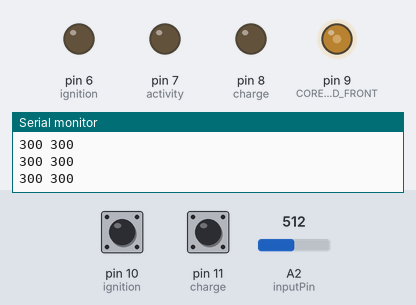
This sketch was run on a simulated Arduino Uno, built with avr-gcc and run on an emulated ATmega328P. On the bench: output pins drawn as LEDs (lit = HIGH), the last lines printed to the serial monitor. Dashed ring = blinking. The inputs (shaded band) are chosen by the test bench; at power-on: pin 10 (ignition) HIGH, pin 11 (charge) HIGH, A2 (inputPin) = 512.

Above: at 3.2 s.
3.3 s: pin 10 (ignition) pulled LOW for 3.2 s
At 6.6 s:
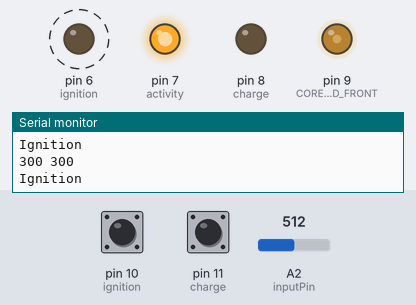
8.8 s: pin 10 (ignition) pulled LOW for 0.15 s
At 11.2 s:
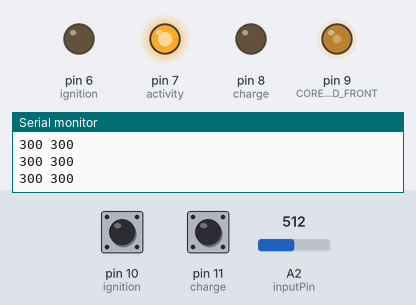
11.8 s: pin 11 (charge) pulled LOW for 0.15 s
14.8 s: pin 10 (ignition) pulled LOW for 1 s
At 17.7 s:
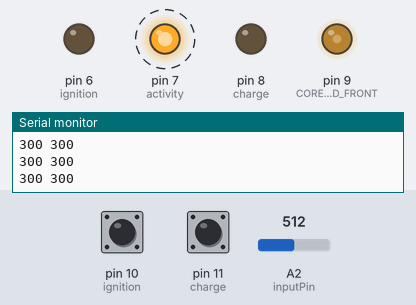
Timing chart, 0 to 18.8 s (numbered marks = the images above; inputs shaded):
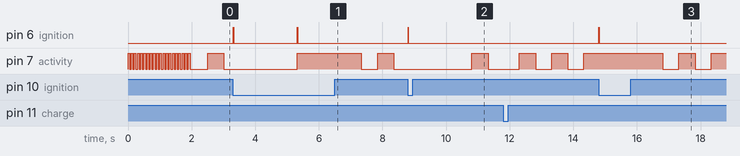

The sketch:

ignition_test.ino
```cpp
#define CHARGEMONITOR_VOLTAGE_MAX_CHARGE 600
#define CORE__PIN_PWM_POWERLED_FRONT     9

uint16_t targetvoltage = 300;
uint8_t ingition_requested = false;


const int numReadings = 10;

int readings[numReadings];      // the readings from the analog input
int readIndex = 0;              // the index of the current reading
int total = 0;                  // the running total
int average = 0;                // the average

int inputPin = A2;

void setup() {
	// set higher pwm frequency for the leds to prevent flicker in video recording
	TCCR1B = TCCR1B & 0b11111000 | 0x01; // 0x01 = 31250Hz/1, 0x02 = 31250Hz/8

	pinMode(CORE__PIN_PWM_POWERLED_FRONT, OUTPUT);

	pinMode(11, INPUT_PULLUP); // charge
	pinMode(10, INPUT_PULLUP); // ignition

	pinMode(6, OUTPUT); // ignition
	pinMode(7, OUTPUT); // activity
	pinMode(8, OUTPUT); // charge
	Serial.begin(9600);

	for(uint8_t i=0; i<20; i++) {
		digitalWrite(7,HIGH);
		delay(50);
		digitalWrite(7,LOW);
		delay(50);
	}

	analogWrite(CORE__PIN_PWM_POWERLED_FRONT, 100);

	for (int thisReading = 0; thisReading < numReadings; thisReading++) {
		readings[thisReading] = 0;
	}
}

uint8_t docharge = 0;

int counterA = 0;

void loop() {
	SERIAL__Parser();
	uint8_t pinStates = 0;
	pinStates = 0;
	if(digitalRead(10)==HIGH) {
		pinStates = pinStates|(1<<0);
	}
	if(digitalRead(11)==HIGH) {
		pinStates = pinStates|(1<<1);
	}

	if(pinStates==1) {
		Serial.println("Charge");
		docharge=1;
		Serial.println(docharge);
		delay(500);
	}

	if(pinStates==2) {
		Serial.println("Ignition");
		docharge=0;
		digitalWrite(8,LOW);
		digitalWrite(6,HIGH);
		delay(10);
		digitalWrite(6,LOW);
		delay(2000);
	}

	chargCap();

	static uint32_t nextLEDEvent;
	static uint8_t ledOn = false;

	if(millis()>nextLEDEvent && ledOn) {
		digitalWrite(7,HIGH);
		nextLEDEvent = millis()+500UL;
		ledOn = false;
	}

	if(millis()>nextLEDEvent && !ledOn) {
		digitalWrite(7,LOW);
		nextLEDEvent = millis()+500UL;
		ledOn = true;
	}

	counterA++;


	delay(10);
}

void SERIAL__Parser() {
	static uint8_t cmd[32];         // command buffer
	static uint8_t cmdcount = 0;    // position in the buffer of the received byte
	uint8_t c;                      // received byte
	while(Serial.available()) {
		c = Serial.read();
		if(c > ' ') cmd[cmdcount++] = c;
		if((c == 8) && (cmdcount > 0)) cmdcount--;                // deals with backspaces, if a person on the other side types
		if((c == 0x0d) || (c == 0x0a) || (cmdcount > 32)) {       // end of command, gets interpreted now
			cmd[cmdcount] = 0;    // clear the last byte in cmd buffer
			if(cmdcount > 2) {    // prevent empty cmd buffer parsing
				switch(cmd[0]) {
					case 'e': // execute
					SERIAL__ParserExecute(&cmd[1],cmdcount);
					break;
				}
			}
			cmdcount = 0;
		}
	}
}

void IGNITION_request_charging(long tmpLong) {
	targetvoltage = (uint16_t)tmpLong;
	docharge = 1;
}


void SERIAL__ParserExecute(char * buf,uint8_t cnt) {
	long tmpLong;
	cnt-=4;
	switch (buf[0]) {

		case 'i':
			if(buf[1]=='c') { // wct set arc capcitor charg level
				buf[0] = ' ';
				buf[1] = ' ';
				tmpLong = atoi((const char*)&buf[2]);
				Serial.print("IG CHARG REQUEST ACK ");
				Serial.println(tmpLong);
				IGNITION_request_charging(tmpLong);
			}

			if(buf[1]=='a') {
				Serial.println("ABORT");
			}

			if(buf[1]=='i') {
				IGNITION_request_charging(targetvoltage);
				ingition_requested = true;
			}

		break;

	}
}

void chargCap() {
	uint16_t current_cap_voltage_raw_analog = analogRead(A2);
	uint16_t current_cap_voltage = map(current_cap_voltage_raw_analog, 0, 1023, 0, CHARGEMONITOR_VOLTAGE_MAX_CHARGE);

	uint16_t ave = avarege(current_cap_voltage);

	Serial.print(ave);
	Serial.print(" ");
	Serial.println(current_cap_voltage);

	if(docharge==1) {
		if(targetvoltage>current_cap_voltage) {
			Serial.print("target v: ");
			Serial.print(targetvoltage);
			Serial.print("  charg voltage level: ");
			Serial.println(current_cap_voltage);
			digitalWrite(8,HIGH);
		} else {
			if(ingition_requested) {
				ingition_requested = false;
				digitalWrite(6,HIGH);
				delay(10);
				digitalWrite(6,LOW);
				Serial.println("REMOTE IGNITION");
			}
			docharge = 0;
			Serial.print("charged ");
			Serial.println(current_cap_voltage);
			digitalWrite(8,LOW);
		}
	}
}


uint16_t avarege(uint16_t val) {
  // subtract the last reading:
  total = total - readings[readIndex];
  // read from the sensor:
  readings[readIndex] = val;
 // add the reading to the total:
  total = total + readings[readIndex];
  // advance to the next position in the array:
  readIndex = readIndex + 1;

  // if we're at the end of the array...
  if (readIndex >= numReadings) {
    // ...wrap around to the beginning:
    readIndex = 0;
  }

  // calculate the average:
  return total / numReadings;
}
```

Measured:
- after the input at 3.3 s, pin 6 (ignition): alternates HIGH for 0.01 s and LOW for 2.0 s, 4 changes in all, then stays LOW, starting at once
- after the input at 8.8 s, pin 6 (ignition): LOW → HIGH at once, → LOW 0.01 s later
- after the input at 14.8 s, pin 6 (ignition): LOW → HIGH at once, → LOW 0.01 s later
